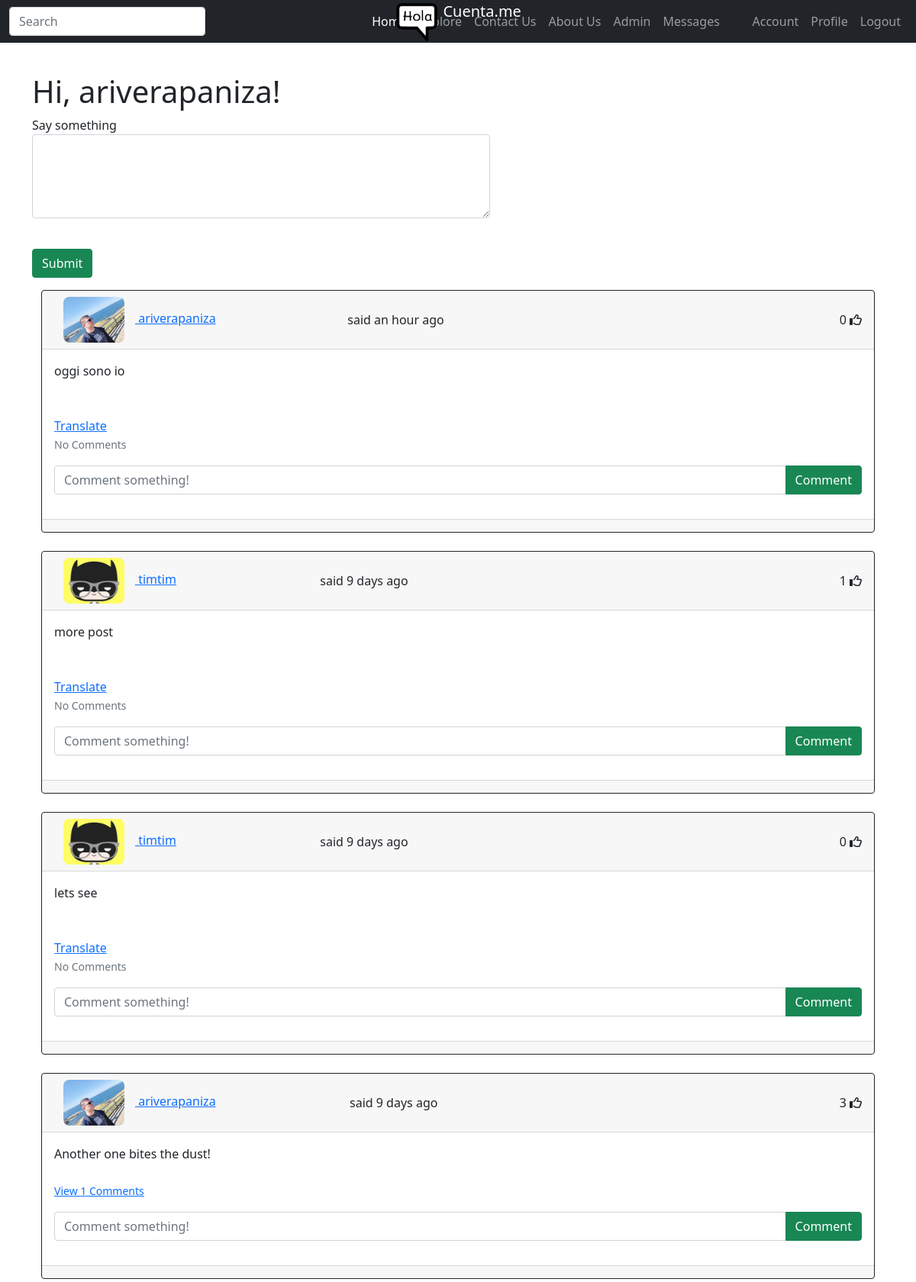
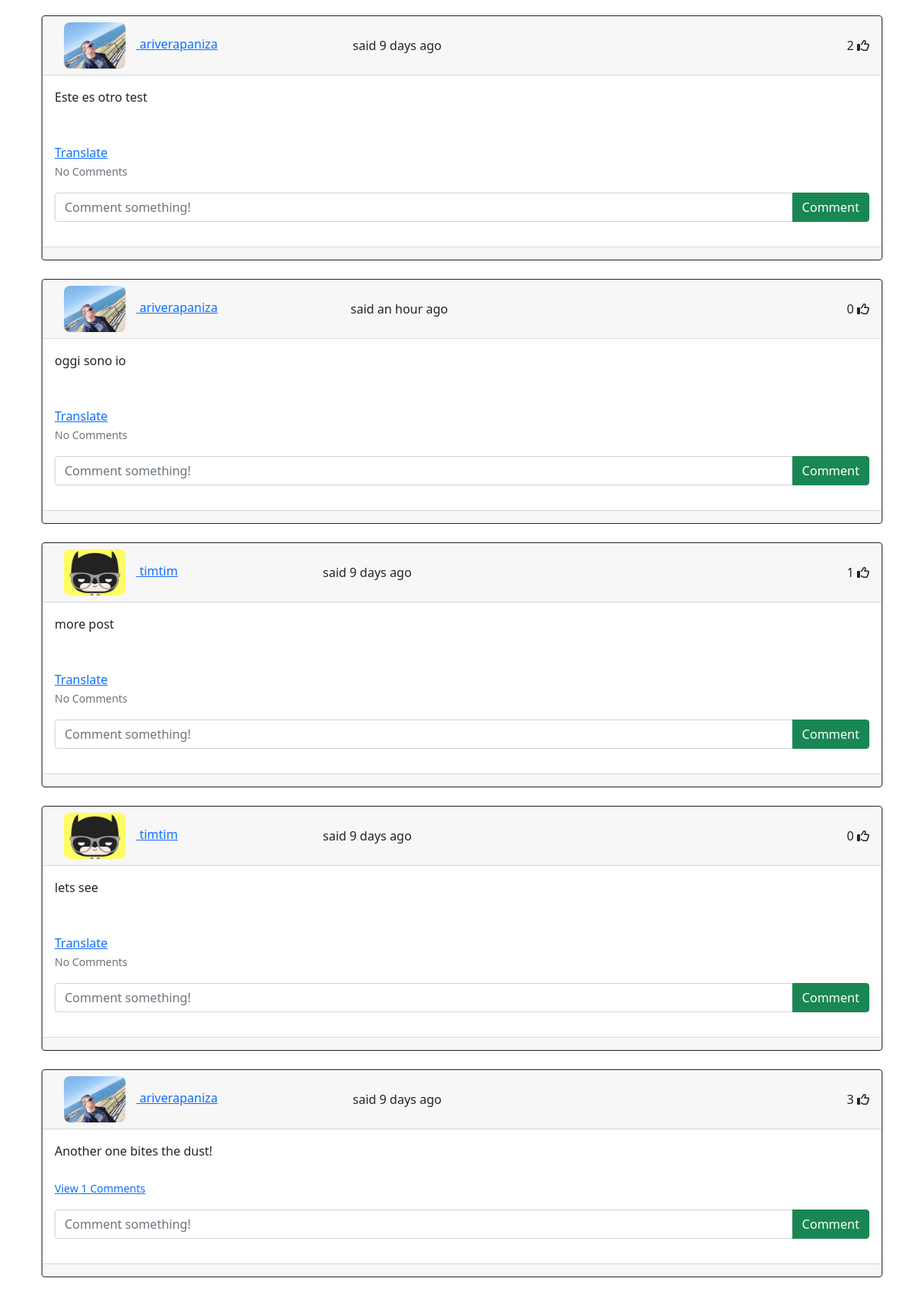
The page /index (signed in, upper part) on the database its author committed (2 pictures, top to bottom).
### app/models.py (models this page shows, shortened)
class SearchableMixin(object):
    @classmethod
    def before_commit(cls, session):
        session._changes = {
            'add': list(session.new),
            'update': list(session.dirty),
            'delete': list(session.deleted)
        }
    @classmethod
    def after_commit(cls, session):
        for obj in session._changes['add']:
            if isinstance(obj, SearchableMixin):
                add_to_index(obj.__tablename__, obj)
        for obj in session._changes['update']:
            if isinstance(obj, SearchableMixin):
                add_to_index(obj.__tablename__, obj)
        for obj in session._changes['delete']:
            if isinstance(obj, SearchableMixin):
                remove_from_index(obj.__tablename__, obj)
        session._changes = None

class User(UserMixin, SearchableMixin, db.Model):
    __searchable__ = ['username']    # Added
    id = db.Column(db.Integer, primary_key=True)
    username = db.Column(db.String(64), index=True, unique=True)
    firstname = db.Column(db.String(20), unique=False, nullable = True)
    lastname = db.Column(db.String(20), unique=False, nullable = True)
    email = db.Column(db.String(120), index=True, unique=True)
    image_file = db.Column(db.String(120), nullable=False, default='default.jpg')
    date_created = db.Column(db.DateTime, default=datetime.utcnow)
    password_hash = db.Column(db.String(128))
    posts = db.relationship('Post', backref='author', lazy='dynamic')
    about_me = db.Column(db.String(140))
    last_seen = db.Column(db.DateTime, default=datetime.utcnow)
    followed = db.relationship(
        'User', secondary=followers,
        primaryjoin=(followers.c.follower_id == id),
        secondaryjoin=(followers.c.followed_id == id),
        backref=db.backref('followers', lazy='dynamic'), lazy='dynamic')
    messages_sent = db.relationship('Message',
                                    foreign_keys='Message.sender_id',
                                    backref='author', lazy='dynamic')
    messages_received = db.relationship('Message',
                                        foreign_keys='Message.recipient_id',
                                        backref='recipient', lazy='dynamic')
    last_message_read_time = db.Column(db.DateTime)
    notifications = db.relationship('Notification', backref='user',
                                    lazy='dynamic')
    comments = db.relationship('Comment', backref='user', passive_deletes=True)
    likes = db.relationship('Like', backref='user', passive_deletes=True)
    is_admin = db.Column(db.Boolean, default=False)
    def followed_posts(self):
        followed = Post.query.join(
            followers, (followers.c.followed_id == Post.user_id)).filter(
                followers.c.follower_id == self.id)
        own = Post.query.filter_by(user_id=self.id)
        return followed.union(own).order_by(Post.timestamp.desc())
    def new_messages(self):
        last_read_time = self.last_message_read_time or datetime(1900, 1, 1)
        return Message.query.filter_by(recipient=self).filter(
            Message.timestamp > last_read_time).count()

class Post(SearchableMixin, db.Model):
    __searchable__ = ['body', 'id']
    id = db.Column(db.Integer, primary_key=True)
    body = db.Column(db.String(1400))
    timestamp = db.Column(db.DateTime, index=True, default=datetime.utcnow)
    user_id = db.Column(db.Integer, db.ForeignKey('user.id', ondelete="CASCADE"))
    language = db.Column(db.String(5))
    comments = db.relationship('Comment', backref='post', passive_deletes=True)
    likes = db.relationship('Like', backref='post', passive_deletes=True)

### app/routes.py (the view, shortened to what this page needs)
@app.route('/', methods=['GET', 'POST'])
@app.route('/index', methods=['GET', 'POST'])
@login_required
def index():
    form = PostForm()
    page = request.args.get('page', 1, type=int)
    posts = current_user.followed_posts().paginate(page, app.config['POSTS_PER_PAGE'], False)
    next_url = url_for('index', page=posts.next_num) \
        if posts.has_next else None
    prev_url = url_for('index', page=posts.prev_num) \
        if posts.has_prev else None
    return render_template('index.html', title=_('Home'), form=form, posts=posts.items, user=user, next_url=next_url, prev_url=prev_url)

### app/forms.py
class SearchForm(FlaskForm):
    q = StringField(_l('Search'), validators=[DataRequired()])
    def __init__(self, *args, **kwargs):
        if 'formdata' not in kwargs:
            kwargs['formdata'] = request.args
        if 'csrf_enabled' not in kwargs:
            kwargs['csrf_enabled'] = False
        super(SearchForm, self).__init__(*args, **kwargs)

class PostForm(FlaskForm):
    post = TextAreaField(_l('Say something'), validators=[DataRequired(), Length(min=1, max=600)])
    submit = SubmitField(_l('Submit'))

### app/models.py (called while the page is built)
@login.user_loader
def load_user(id):
    return User.query.get(int(id))

### app/routes.py (called while the page is built)
@app.before_request
def before_request():
    if current_user.is_authenticated:
        current_user.last_seen = datetime.utcnow()
        db.session.commit()
        g.search_form = SearchForm()
    g.locale = str(get_locale())

### app/templates/index.html (shortened to what this page needs)
{% extends "base.html" %}
{% block content %}
  <div class="container mb-3 form-floating">
    <h1>{{ _('Hi, %(username)s!', username=current_user.username) }}</h1>
    {% if form %}
    <form action="" method="post">
        <p>
            {{ form.post.label }}<br>
            {{ form.post(cols=32, rows=4, class="form-control", style="width: 600px;") }}<br>
        </p>
        <p>{{ form.submit(class="btn btn-success") }}</p>
    </form>
    {% endif %}
    {% for post in posts %}
        {% include '_post.html' %}
    {% endfor %}
  </div>
{% endblock %}

### app/templates/_post.html (shortened to what this page needs)
<div id="posts" class="container">
    {% for post in posts %}
    <div class="card border-dark">
      <div class="card-header d-flex justify-content-between align-items-center">
        {{ _('%(username)s said %(when)s', username=user_link, when=moment(post.timestamp).fromNow()) }} </h4> </p>
        <div>
          <span id="likes-count-{{post.id}}">
          {{ post.likes|length }}</span>
          {% if user.id in post.likes|map(attribute="user_id")|list %}
          <i
            class="fas fa-thumbs-up"
            id="like-button-{{post.id}}"
            onclick="like({{post.id}})"
          ></i>
          {% else %}
          <i
            class="far fa-thumbs-up"
            id="like-button-{{post.id}}"
            onclick="like({{post.id}})"
          ></i>
          {% endif %}
        </div>
      </div>
      <div class="card-body">
        <div class="card-text"><span id="post{{ post.id }}">{{ post.body }}</span></div>
        {% if post.language and post.language != g.locale %}
        <br><br>
        <span id="translation{{ post.id }}">
            <a href="javascript:translate(
                        '#post{{ post.id }}',
                        '#translation{{ post.id }}',
                        '{{ post.language }}',
                        '{{ g.locale }}');">{{ _('Translate') }}</a>
        </span>
        {% endif %}
        <br />
        <p class="card-text">
          {% if post.comments|length > 0 %}
          <a data-bs-toggle="collapse" href="#comments-{{post.id}}" role="button">
            <small>View {{post.comments|length}} Comments</small>
          </a>
          {% else %}
          <small class="text-muted">No Comments</small>
          {% endif %}
        </p>
        <form
          class="input-group mb-3"
          method="POST"
          action="/create-comment/{{post.id}}"
        >
          <input
            type="text"
            id="text"
            name="text"
            class="form-control"
            placeholder="Comment something!"
          />
          <button type="submit" class="btn btn-success">Comment</button>
        </form>
      </div>
      <div class="card-footer text-muted">{{post.date_created}}</div>
    </div>
    <br />
    {% endfor %}
  </div>

### app/static/style.css (style rules this page uses)
.account__img-avatar { height: 60px; width: auto; object-fit: cover; border-radius: 8px; margin: 0 14px 0 12px; transition: all 0.5s ease; align-items: center; }

### rows shown on the page
Post: timestamp (picture), likes|length "0", body "oggi sono io", shows "No Comments"
Post: timestamp (placeholder picture), likes|length "1", body "more post", shows "No Comments"
Post: timestamp (placeholder picture), likes|length "0", body "lets see", shows "No Comments"
Post: timestamp (picture), likes|length "3", body "Another one bites the dust!", comments|length "1"
Post: timestamp (picture), likes|length "2", body "Este es otro test", shows "No Comments"
